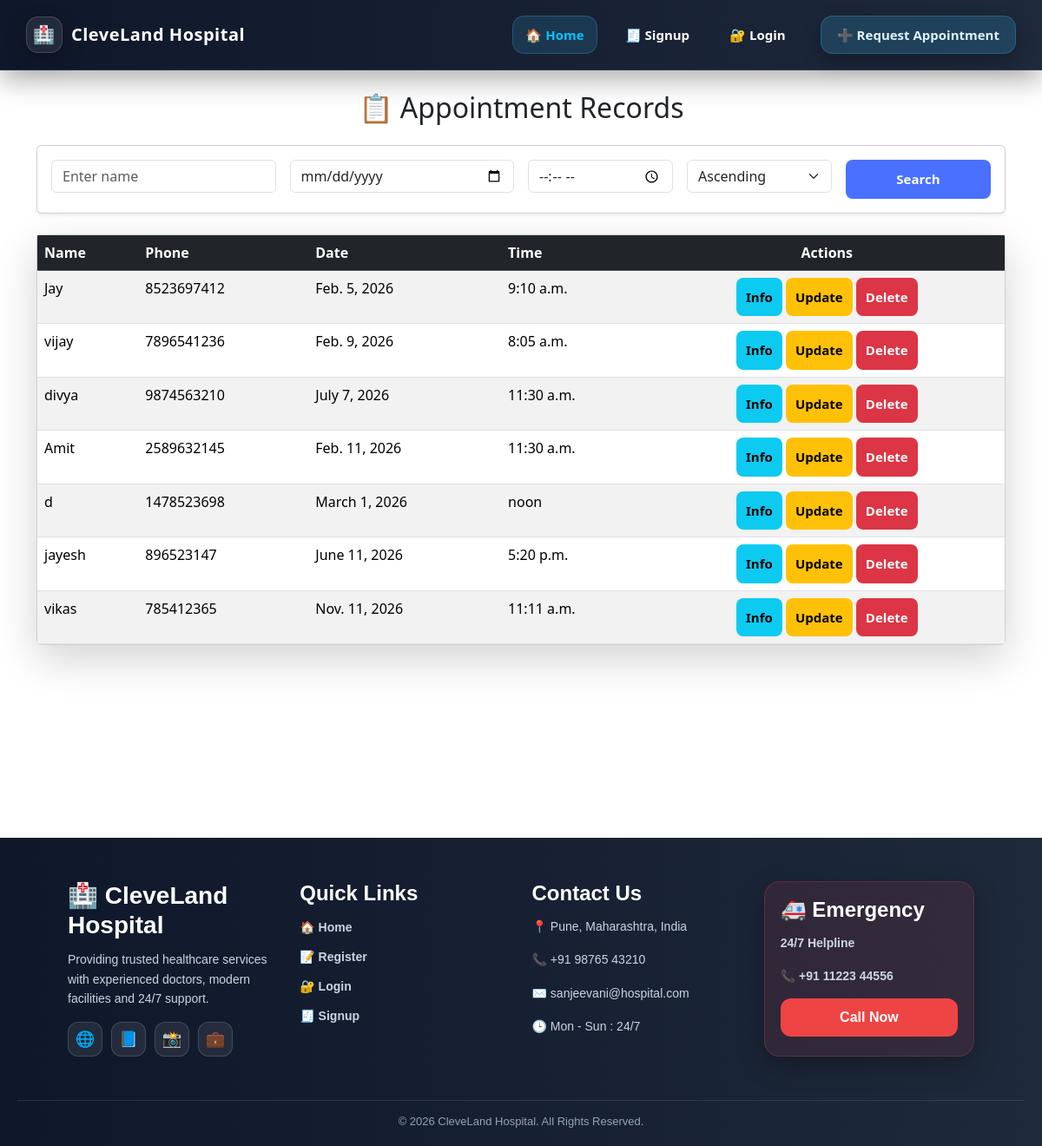
The app's page /show-appointment/, older data.
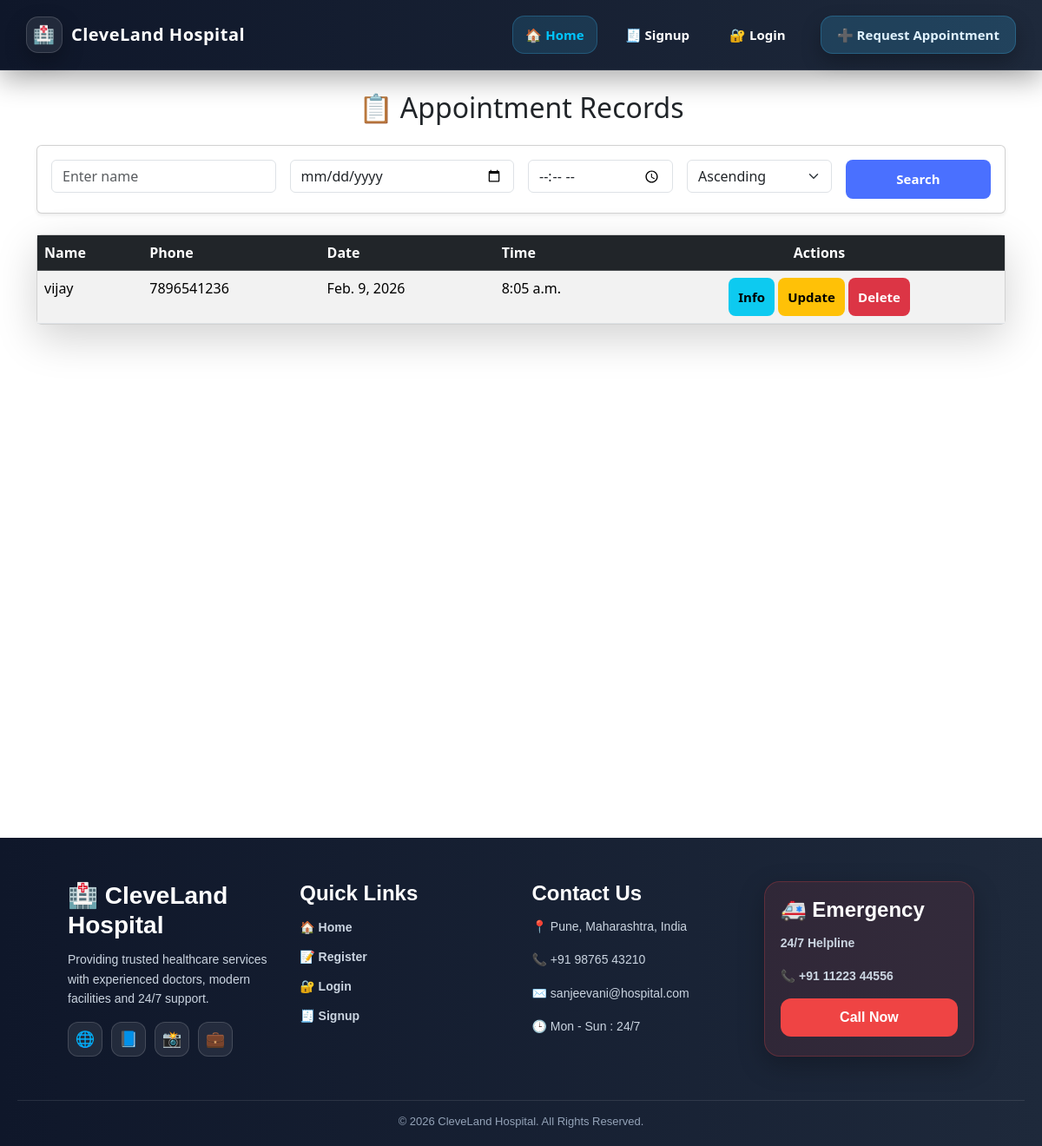
The same page, newer data.
### clinic_app/models.py (models this page shows, shortened)
class Appointment(models.Model):
    patient_name= models.CharField(max_length=20)
    patient_email=models.EmailField()
    patient_age=models.IntegerField()
    patient_address=models.TextField()
    patient_gender= models.CharField(max_length=10,choices=(('M',"Male"),('F',"Female")))
    patient_phone= models.CharField(max_length=15)
    appointment_date= models.DateField()
    appointment_time= models.TimeField()
    recent_report=models.FileField(upload_to='appointment_reports', blank=True, null=True)
    reson = models.TextField()

### clinic_app/views.py (the view)
# urls.py: path('show-appointment/', show_appointments, name='show_appointment_urls'),
def show_appointments(request):
    appointments =Appointment.objects.all()
    name = request.GET.get('patient_name')
    date = request.GET.get('date')
    time = request.GET.get('time')
    sort = request.GET.get('sort')
    if name:
        appointments = appointments.filter(patient_name__icontains = name)
    if date:
        appointments = appointments.filter(appointment_date = date)
    if time:
        appointments = appointments.filter(appointmnet_time = time)
    if sort:
        appointments = appointments.order_by(sort)
    template_name="clinic_app/show.html"
    context={'appointments' : appointments}
    return render(request, template_name, context)

### templates/clinic_app/show.html (shortened to what this page needs)
{% extends 'base.html' %}
{% block content %}
<div class="container mt-4">
    <h2 class="text-center mb-4">📋 Appointment Records</h2>
    <div class="card shadow-sm p-3 mb-4">
        <form method="get" class="row g-3">
            <div class="col-md-3">
                <input type="text" name="patient_name" class="form-control" placeholder="Enter name">
            </div>
            <div class="col-md-3">
                <input type="date" name="date" class="form-control">
            </div>
            <div class="col-md-2">
                <input type="time" name="time" class="form-control">
            </div>
            <div class="col-md-2">
                <select name="sort" class="form-select">
                    <option value="patient_name">Ascending</option>
                </select>
            </div>
            <div class="col-md-2">
                <button type="submit" class="btn btn-primary w-100">Search</button>
            </div>
        </form>
    </div>
    <div class="card shadow-lg">
        <div class="table-responsive">
            <table class="table table-hover table-striped mb-0">
                <thead class="table-dark">
                    <tr>
                        <th>Name</th>
                        <th>Phone</th>
                        <th>Date</th>
                        <th>Time</th>
                        <th class="text-center">Actions</th>
                    </tr>
                </thead>
                <tbody>
                    {% for appointment in appointments %}
                    <tr>
                        <td>{{ appointment.patient_name }}</td>
                        <td>{{ appointment.patient_phone }}</td>
                        <td>{{ appointment.appointment_date }}</td>
                        <td>{{ appointment.appointment_time }}</td>
                        <td class="text-center">
                            <a href="{% url 'info_appointment_urls' appointment.id %}" class="btn btn-info btn-sm">Info</a>
                            <a href="{% url 'update_appointment_urls' appointment.id %}" class="btn btn-warning btn-sm">Update</a>
                            <a href="{% url 'delete_appointment_urls' appointment.id %}" class="btn btn-danger btn-sm">Delete</a>
                        </td>
                    </tr>
                    {% endfor %}
                </tbody>
            </table>
        </div>
    </div>
</div>
{% endblock %}

### templates/base.html (shortened to what this page needs)
<!DOCTYPE html>
{% load static %}
<html lang="en">
<head>
    <link href="https://cdn.jsdelivr.net/npm/bootstrap@5.3.8/dist/css/bootstrap.min.css"
    rel="stylesheet">
    <link href="https://cdn.jsdelivr.net/npm/bootstrap@5.3.2/dist/css/bootstrap.min.css" rel="stylesheet">
    <link rel="stylesheet" href="{% static 'css/style.css' %}">
</head>
<body>
    {% include 'NavBar.html' %}
    <div class="content-div">
    {% block content %}
    {% endblock %}
    </div>
    {% include 'Footer.html' %}
</body>
</html>

### templates/NavBar.html (shortened to what this page needs)
<nav class="navbar navbar-expand-lg hospital-navbar-dark">
  <div class="container-fluid">
    <a class="navbar-brand hospital-brand-dark" href="{% url 'home_urls' %}">
      <span class="brand-icon-dark">🏥</span> CleveLand Hospital
    </a>
    <div class="collapse navbar-collapse" id="navbarNav">
      <ul class="navbar-nav ms-auto align-items-lg-center gap-lg-2">
        <li class="nav-item">
          <a class="nav-link nav-dark-link active" href="{% url 'home_urls' %}">🏠 Home</a>
        </li>
        {% if user.is_authenticated %}
          <li class="nav-item">
            <a class="nav-link nav-dark-link" href="{% url 'create_appointment_urls' %}">📝 Register</a>
          </li>
          {% if user.is_superuser %}
          <li class="nav-item">
            <a class="nav-link nav-dark-link" href="{% url 'show_appointment_urls' %}">📋 Appointments</a>
          </li>
          {% endif %}
          <li class="nav-item">
            <a class="nav-link nav-dark-link logout-dark" href="{% url 'logout_user_urls' %}">🚪 Logout</a>
          </li>
          <li class="nav-item">
            {% if user.is_superuser %}
              <span class="user-badge-dark admin-dark">👑 {{ user.username }}</span>
            {% else %}
              <span class="user-badge-dark normal-dark">✅ {{ user.username }}</span>
            {% endif %}
          </li>
        {% else %}
          <li class="nav-item">
            <a class="nav-link nav-dark-link" href="{% url 'register_form_urls' %}">🧾 Signup</a>
          </li>
          <li class="nav-item">
            <a class="nav-link nav-dark-link" href="{% url 'login_user_urls' %}">🔐 Login</a>
          </li>
        {% endif %}
      </ul>
      <div class="d-flex ms-lg-3 mt-3 mt-lg-0">
        <a href="{% url 'create_appointment_urls' %}" class="btn request-btn-dark">
          ➕ Request Appointment
        </a>
      </div>
    </div>
  </div>
</nav>

### templates/Footer.html (shortened to what this page needs)
<footer class="hospital-footer">
  <div class="footer-container">
    <div class="footer-section">
      <h3>🏥 CleveLand Hospital</h3>
      <p>
        Providing trusted healthcare services with experienced doctors,
        modern facilities and 24/7 support.
      </p>
      <div class="footer-social">
        <a href="#" class="social-btn">🌐</a>
        <a href="#" class="social-btn">📘</a>
        <a href="#" class="social-btn">📸</a>
        <a href="#" class="social-btn">💼</a>
      </div>
    </div>
    <div class="footer-section">
      <h4>Quick Links</h4>
      <ul>
        <li><a href="{% url 'home_urls' %}">🏠 Home</a></li>
        <li><a href="{% url 'create_appointment_urls' %}">📝 Register</a></li>
        {% if user.is_authenticated %}
          <li><a href="{% url 'logout_user_urls' %}">🚪 Logout</a></li>
        {% else %}
          <li><a href="{% url 'login_user_urls' %}">🔐 Login</a></li>
          <li><a href="{% url 'register_form_urls' %}">🧾 Signup</a></li>
        {% endif %}
      </ul>
    </div>
    <div class="footer-section">
      <h4>Contact Us</h4>
      <p>📍 Pune, Maharashtra, India</p>
      <p>📞 +91 98765 43210</p>
      <p>✉️ sanjeevani@hospital.com</p>
      <p>🕒 Mon - Sun : 24/7</p>
    </div>
    <div class="footer-section emergency">
      <h4>🚑 Emergency</h4>
      <p class="emergency-number">24/7 Helpline</p>
      <p class="emergency-phone">📞 +91 11223 44556</p>
      <a href="tel:+911122344556" class="emergency-btn">Call Now</a>
    </div>
  </div>
  <div class="footer-bottom">
    <p>© 2026 CleveLand Hospital. All Rights Reserved.</p>
  </div>
</footer>

### static/CSS/style.css (style rules this page uses)
.btn { flex: 1; padding: 11px; border: none; border-radius: 8px; font-size: 15px; cursor: pointer; font-weight: bold; transition: 0.3s; }
.btn-primary { background: #4a70ff; color: white; }

### templates/base.html (style rules this page uses)
.navbar { background-color: #0b3c5d !important; padding: 12px 20px; }
.navbar-brand { color: #00c6ff !important; font-weight: bold; font-size: 22px; }
.navbar-nav .nav-link { color: #ffffff !important; font-size: 15px; margin-right: 10px; transition: color 0.3s ease, background 0.3s ease; }
.navbar-nav .nav-link.active { color: #00c6ff !important; font-weight: 600; }
.navbar-nav { align-items: center; }
.hospital-footer { background-color: #0b3c5d; color: #ffffff; padding: 40px 0 20px; font-family: Arial, sans-serif; }
.footer-container { width: 90%; margin: auto; display: flex; flex-wrap: wrap; justify-content: space-between; }
.footer-section { flex: 1; min-width: 220px; margin-bottom: 20px; }
.footer-section h3, .footer-section h4 { color: #00c6ff; margin-bottom: 15px; }
.footer-section p { line-height: 1.6; font-size: 14px; }
.footer-section ul { list-style: none; padding: 0; }
.footer-section ul li { margin-bottom: 8px; }
.footer-section ul li a { color: #ffffff; text-decoration: none; font-size: 14px; }
.emergency { background-color: #c62828; padding: 15px; border-radius: 8px; }
.emergency-number { font-weight: bold; font-size: 16px; }
.emergency-phone { font-size: 18px; font-weight: bold; }
.footer-bottom { text-align: center; margin-top: 20px; border-top: 1px solid #ffffff33; padding-top: 10px; font-size: 13px; }
.content-div { min-height: 100vh; }

### templates/NavBar.html (style rules this page uses)
.hospital-navbar-dark { background: linear-gradient(90deg, #0f172a, #1e293b); padding: 14px 18px; box-shadow: 0 12px 30px rgba(0,0,0,0.30); border-bottom: 1px solid rgba(255,255,255,0.08); position: sticky; top: 0; z-index: 999; }
.hospital-brand-dark { font-weight: 900; font-size: 20px; color: white !important; letter-spacing: 0.5px; display: flex; align-items: center; gap: 10px; transition: 0.3s ease; }
.brand-icon-dark { width: 42px; height: 42px; border-radius: 14px; display: inline-flex; justify-content: center; align-items: center; background: rgba(255,255,255,0.08); border: 1px solid rgba(255,255,255,0.15); box-shadow: 0 10px 25px rgba(0,0,0,0.25); }
.nav-dark-link { color: #cbd5e1 !important; font-weight: 700; padding: 10px 14px !important; border-radius: 14px; transition: 0.3s ease; position: relative; }
.nav-dark-link.active { background: rgba(56,189,248,0.15); color: white !important; border: 1px solid rgba(56,189,248,0.25); }
.request-btn-dark { background: rgba(56,189,248,0.18); color: #e0f2fe; font-weight: 800; border-radius: 14px; padding: 10px 18px; border: 1px solid rgba(56,189,248,0.25); box-shadow: 0 10px 22px rgba(0,0,0,0.25); transition: 0.3s ease; }

Row changes from the older to the newer data that the page shows:
removed Appointment: patient_name "Jay", patient_phone "8523697412", appointment_date "Feb. 5, 2026", appointment_time "9:10 a.m."
removed Appointment: patient_name "divya", patient_phone "9874563210", appointment_date "July 7, 2026", appointment_time "11:30 a.m."
removed Appointment: patient_name "Amit", patient_phone "2589632145", appointment_date "Feb. 11, 2026", appointment_time "11:30 a.m."
removed Appointment: patient_name "d", patient_phone "1478523698", appointment_date "March 1, 2026", appointment_time "noon"
removed Appointment: patient_name "jayesh", patient_phone "896523147", appointment_date "June 11, 2026", appointment_time "5:20 p.m."
removed Appointment: patient_name "vikas", patient_phone "785412365", appointment_date "Nov. 11, 2026", appointment_time "11:11 a.m."
